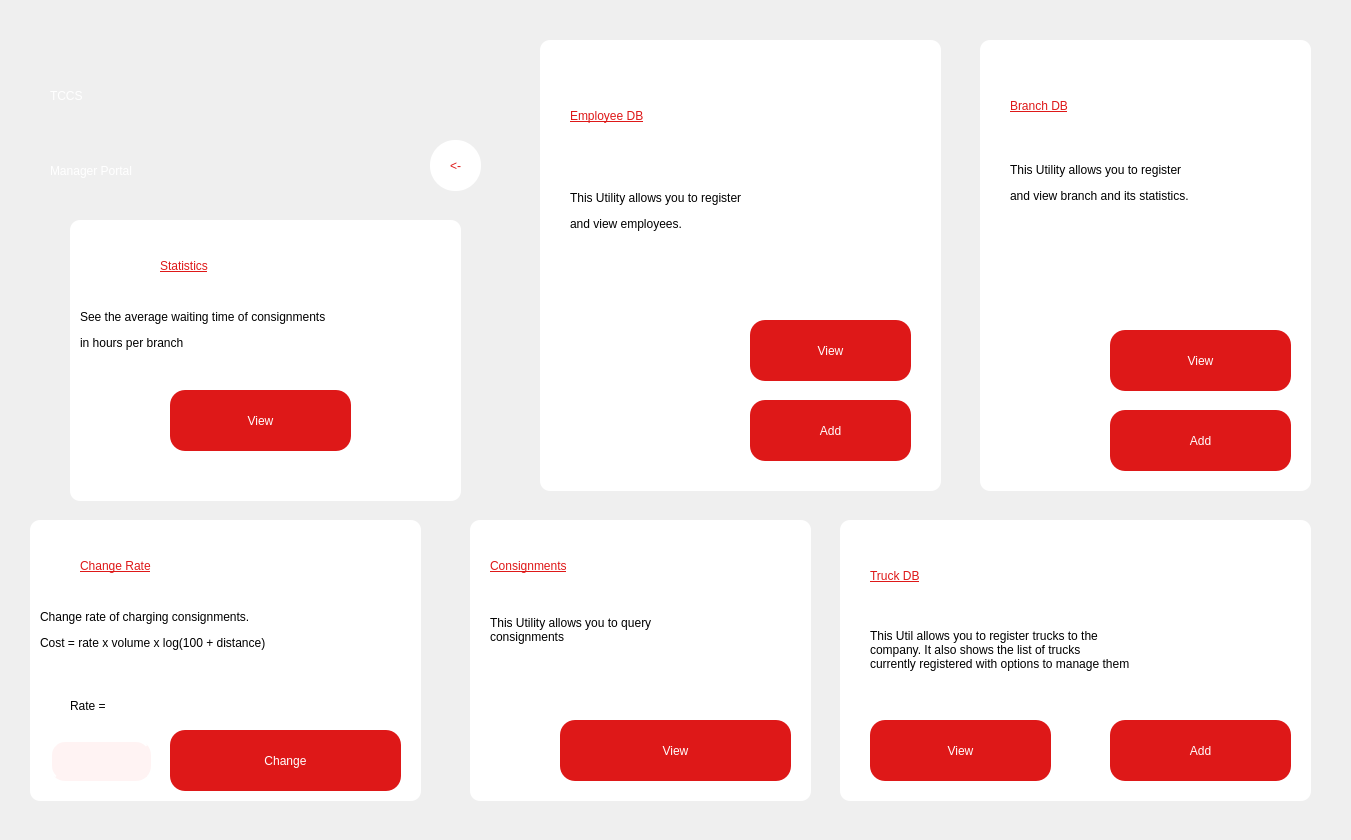
<?xml version="1.0" encoding="UTF-8"?>
<ui version="4.0">
 <class>Dialog</class>
 <widget class="QDialog" name="Dialog">
  <property name="geometry">
   <rect>
    <x>0</x>
    <y>0</y>
    <width>1351</width>
    <height>840</height>
   </rect>
  </property>
  <property name="windowTitle">
   <string>Dialog</string>
  </property>
  <widget class="QWidget" name="widget" native="true">
   <property name="geometry">
    <rect>
     <x>0</x>
     <y>0</y>
     <width>1351</width>
     <height>841</height>
    </rect>
   </property>
   <property name="styleSheet">
    <string notr="true"/>
   </property>
   <widget class="QLabel" name="label">
    <property name="geometry">
     <rect>
      <x>0</x>
      <y>0</y>
      <width>1351</width>
      <height>841</height>
     </rect>
    </property>
    <property name="text">
     <string/>
    </property>
    <property name="pixmap">
     <pixmap>truck2.jpg</pixmap>
    </property>
    <property name="scaledContents">
     <bool>true</bool>
    </property>
   </widget>
   <widget class="QWidget" name="employeeWidget" native="true">
    <property name="geometry">
     <rect>
      <x>540</x>
      <y>40</y>
      <width>401</width>
      <height>451</height>
     </rect>
    </property>
    <property name="styleSheet">
     <string notr="true">background-color: white;
border-radius: 10px</string>
    </property>
    <widget class="QPushButton" name="addEmployeeButton">
     <property name="geometry">
      <rect>
       <x>210</x>
       <y>360</y>
       <width>161</width>
       <height>61</height>
      </rect>
     </property>
     <property name="styleSheet">
      <string notr="true">QPushButton{
font: 75 20pt &quot;League Spartan&quot;;
color: white;
background-color: rgb(222, 24, 24);
border-radius: 15px
}
QPushButton:hover{
background-color: '#eeeeee';
color: rgb(222, 24, 24);
border: 2px;
border-color: rgb(222,24,24)
}</string>
     </property>
     <property name="text">
      <string>Add</string>
     </property>
    </widget>
    <widget class="QLabel" name="label_12">
     <property name="geometry">
      <rect>
       <x>30</x>
       <y>50</y>
       <width>321</width>
       <height>51</height>
      </rect>
     </property>
     <property name="styleSheet">
      <string notr="true">font: 75 24pt &quot;League Spartan&quot;;
color: rgb(222,24,24);
text-decoration: underline;</string>
     </property>
     <property name="text">
      <string>Employee DB</string>
     </property>
    </widget>
    <widget class="QLabel" name="label_13">
     <property name="geometry">
      <rect>
       <x>30</x>
       <y>100</y>
       <width>241</width>
       <height>171</height>
      </rect>
     </property>
     <property name="styleSheet">
      <string notr="true">font: 25 12pt &quot;Calibri&quot;;</string>
     </property>
     <property name="text">
      <string>&lt;html&gt;&lt;head/&gt;&lt;body&gt;&lt;p&gt;This Utility allows you to register &lt;/p&gt;&lt;p&gt;and view employees. &lt;br/&gt;&lt;br/&gt;&lt;/p&gt;&lt;/body&gt;&lt;/html&gt;</string>
     </property>
    </widget>
    <widget class="QPushButton" name="viewEmployeeButton">
     <property name="geometry">
      <rect>
       <x>210</x>
       <y>280</y>
       <width>161</width>
       <height>61</height>
      </rect>
     </property>
     <property name="styleSheet">
      <string notr="true">QPushButton{
font: 75 20pt &quot;League Spartan&quot;;
color: white;
background-color: rgb(222, 24, 24);
border-radius: 15px
}
QPushButton:hover{
background-color: '#eeeeee';
color: rgb(222, 24, 24);
border: 2px;
border-color: rgb(222,24,24)
}</string>
     </property>
     <property name="text">
      <string>View</string>
     </property>
    </widget>
   </widget>
   <widget class="QLabel" name="label_2">
    <property name="geometry">
     <rect>
      <x>50</x>
      <y>50</y>
      <width>221</width>
      <height>91</height>
     </rect>
    </property>
    <property name="styleSheet">
     <string notr="true">font: 75 48pt &quot;League Spartan&quot;;
color: white;</string>
    </property>
    <property name="text">
     <string>TCCS</string>
    </property>
   </widget>
   <widget class="QLabel" name="label_3">
    <property name="geometry">
     <rect>
      <x>50</x>
      <y>140</y>
      <width>371</width>
      <height>61</height>
     </rect>
    </property>
    <property name="styleSheet">
     <string notr="true">font: 75 28pt &quot;League Spartan&quot;;
color: white</string>
    </property>
    <property name="text">
     <string>Manager Portal</string>
    </property>
   </widget>
   <widget class="QWidget" name="consignmentsWidget" native="true">
    <property name="geometry">
     <rect>
      <x>470</x>
      <y>520</y>
      <width>341</width>
      <height>281</height>
     </rect>
    </property>
    <property name="styleSheet">
     <string notr="true">background-color: white;
border-radius: 10px</string>
    </property>
    <widget class="QPushButton" name="consignmentsButton">
     <property name="geometry">
      <rect>
       <x>90</x>
       <y>200</y>
       <width>231</width>
       <height>61</height>
      </rect>
     </property>
     <property name="styleSheet">
      <string notr="true">QPushButton{
font: 75 20pt &quot;League Spartan&quot;;
color: white;
background-color: rgb(222, 24, 24);
border-radius: 15px
}
QPushButton:hover{
background-color: '#eeeeee';
color: rgb(222, 24, 24);
border: 2px;
border-color: rgb(222,24,24)
}</string>
     </property>
     <property name="text">
      <string>View</string>
     </property>
    </widget>
    <widget class="QLabel" name="label_10">
     <property name="geometry">
      <rect>
       <x>20</x>
       <y>60</y>
       <width>291</width>
       <height>101</height>
      </rect>
     </property>
     <property name="styleSheet">
      <string notr="true">font: 25 12pt &quot;Calibri&quot;;</string>
     </property>
     <property name="text">
      <string>&lt;html&gt;&lt;head/&gt;&lt;body&gt;&lt;p&gt;This Utility allows you to query &lt;br/&gt; consignments&lt;/p&gt;&lt;/body&gt;&lt;/html&gt;</string>
     </property>
    </widget>
    <widget class="QLabel" name="label_11">
     <property name="geometry">
      <rect>
       <x>20</x>
       <y>20</y>
       <width>271</width>
       <height>51</height>
      </rect>
     </property>
     <property name="styleSheet">
      <string notr="true">font: 75 24pt &quot;League Spartan&quot;;
color: rgb(222,24,24);
text-decoration: underline;</string>
     </property>
     <property name="text">
      <string>Consignments</string>
     </property>
    </widget>
   </widget>
   <widget class="QWidget" name="addTruckWidget" native="true">
    <property name="geometry">
     <rect>
      <x>840</x>
      <y>520</y>
      <width>471</width>
      <height>281</height>
     </rect>
    </property>
    <property name="styleSheet">
     <string notr="true">background-color: white;
border-radius: 10px</string>
    </property>
    <widget class="QPushButton" name="addTruckButton">
     <property name="geometry">
      <rect>
       <x>270</x>
       <y>200</y>
       <width>181</width>
       <height>61</height>
      </rect>
     </property>
     <property name="styleSheet">
      <string notr="true">QPushButton{
font: 75 20pt &quot;League Spartan&quot;;
color: white;
background-color: rgb(222, 24, 24);
border-radius: 15px
}
QPushButton:hover{
background-color: '#eeeeee';
color: rgb(222, 24, 24);
border: 2px;
border-color: rgb(222,24,24)
}</string>
     </property>
     <property name="text">
      <string>Add</string>
     </property>
    </widget>
    <widget class="QLabel" name="label_6">
     <property name="geometry">
      <rect>
       <x>30</x>
       <y>30</y>
       <width>271</width>
       <height>51</height>
      </rect>
     </property>
     <property name="styleSheet">
      <string notr="true">font: 75 24pt &quot;League Spartan&quot;;
color: rgb(222,24,24);
text-decoration: underline;</string>
     </property>
     <property name="text">
      <string>Truck DB</string>
     </property>
    </widget>
    <widget class="QLabel" name="label_7">
     <property name="geometry">
      <rect>
       <x>30</x>
       <y>80</y>
       <width>421</width>
       <height>101</height>
      </rect>
     </property>
     <property name="styleSheet">
      <string notr="true">font: 25 12pt &quot;Calibri&quot;;</string>
     </property>
     <property name="text">
      <string>&lt;html&gt;&lt;head/&gt;&lt;body&gt;&lt;p&gt;This Util allows you to register trucks to the &lt;br/&gt;company. It also shows the list of trucks&lt;br/&gt;currently registered with options to manage them&lt;/p&gt;&lt;/body&gt;&lt;/html&gt;</string>
     </property>
    </widget>
    <widget class="QPushButton" name="viewTrucksButton">
     <property name="geometry">
      <rect>
       <x>30</x>
       <y>200</y>
       <width>181</width>
       <height>61</height>
      </rect>
     </property>
     <property name="styleSheet">
      <string notr="true">QPushButton{
font: 75 20pt &quot;League Spartan&quot;;
color: white;
background-color: rgb(222, 24, 24);
border-radius: 15px
}
QPushButton:hover{
background-color: '#eeeeee';
color: rgb(222, 24, 24);
border: 2px;
border-color: rgb(222,24,24)
}</string>
     </property>
     <property name="text">
      <string>View</string>
     </property>
    </widget>
   </widget>
   <widget class="QWidget" name="addBranchWidget" native="true">
    <property name="geometry">
     <rect>
      <x>980</x>
      <y>40</y>
      <width>331</width>
      <height>451</height>
     </rect>
    </property>
    <property name="styleSheet">
     <string notr="true">background-color: white;
border-radius: 10px</string>
    </property>
    <widget class="QPushButton" name="addBranchButton">
     <property name="geometry">
      <rect>
       <x>130</x>
       <y>370</y>
       <width>181</width>
       <height>61</height>
      </rect>
     </property>
     <property name="styleSheet">
      <string notr="true">QPushButton{
font: 75 20pt &quot;League Spartan&quot;;
color: white;
background-color: rgb(222, 24, 24);
border-radius: 15px
}
QPushButton:hover{
background-color: '#eeeeee';
color: rgb(222, 24, 24);
border: 2px;
border-color: rgb(222,24,24)
}</string>
     </property>
     <property name="text">
      <string>Add</string>
     </property>
    </widget>
    <widget class="QLabel" name="label_4">
     <property name="geometry">
      <rect>
       <x>30</x>
       <y>40</y>
       <width>271</width>
       <height>51</height>
      </rect>
     </property>
     <property name="styleSheet">
      <string notr="true">font: 75 24pt &quot;League Spartan&quot;;
color: rgb(222,24,24);
text-decoration: underline;</string>
     </property>
     <property name="text">
      <string>Branch DB</string>
     </property>
    </widget>
    <widget class="QLabel" name="label_5">
     <property name="geometry">
      <rect>
       <x>30</x>
       <y>100</y>
       <width>271</width>
       <height>101</height>
      </rect>
     </property>
     <property name="styleSheet">
      <string notr="true">font: 25 12pt &quot;Calibri&quot;;</string>
     </property>
     <property name="text">
      <string>&lt;html&gt;&lt;head/&gt;&lt;body&gt;&lt;p&gt;This Utility allows you to register &lt;/p&gt;&lt;p&gt;and view branch and its statistics. &lt;br/&gt;&lt;/p&gt;&lt;/body&gt;&lt;/html&gt;</string>
     </property>
    </widget>
    <widget class="QPushButton" name="viewBranchesButton">
     <property name="geometry">
      <rect>
       <x>130</x>
       <y>290</y>
       <width>181</width>
       <height>61</height>
      </rect>
     </property>
     <property name="styleSheet">
      <string notr="true">QPushButton{
font: 75 20pt &quot;League Spartan&quot;;
color: white;
background-color: rgb(222, 24, 24);
border-radius: 15px
}
QPushButton:hover{
background-color: '#eeeeee';
color: rgb(222, 24, 24);
border: 2px;
border-color: rgb(222,24,24)
}</string>
     </property>
     <property name="text">
      <string>View</string>
     </property>
    </widget>
   </widget>
   <widget class="QPushButton" name="backButton">
    <property name="geometry">
     <rect>
      <x>430</x>
      <y>140</y>
      <width>51</width>
      <height>51</height>
     </rect>
    </property>
    <property name="styleSheet">
     <string notr="true">QPushButton{
font: 75 20pt &quot;Calibri&quot;;
color: rgb(222, 24, 24);
background-color: white;
border-radius: 25px
}
QPushButton:hover{
background-color: &quot;#222222&quot;

}</string>
    </property>
    <property name="text">
     <string>&lt;-</string>
    </property>
   </widget>
   <widget class="QWidget" name="consignmentsWidget_2" native="true">
    <property name="geometry">
     <rect>
      <x>30</x>
      <y>520</y>
      <width>391</width>
      <height>281</height>
     </rect>
    </property>
    <property name="styleSheet">
     <string notr="true">background-color: white;
border-radius: 10px</string>
    </property>
    <widget class="QPushButton" name="changeRateButton">
     <property name="geometry">
      <rect>
       <x>140</x>
       <y>210</y>
       <width>231</width>
       <height>61</height>
      </rect>
     </property>
     <property name="styleSheet">
      <string notr="true">QPushButton{
font: 75 20pt &quot;League Spartan&quot;;
color: white;
background-color: rgb(222, 24, 24);
border-radius: 15px
}
QPushButton:hover{
background-color: '#eeeeee';
color: rgb(222, 24, 24);
border: 2px;
border-color: rgb(222,24,24)
}</string>
     </property>
     <property name="text">
      <string>Change</string>
     </property>
    </widget>
    <widget class="QLabel" name="label_14">
     <property name="geometry">
      <rect>
       <x>10</x>
       <y>80</y>
       <width>301</width>
       <height>61</height>
      </rect>
     </property>
     <property name="styleSheet">
      <string notr="true">font: 25 12pt &quot;Calibri&quot;;</string>
     </property>
     <property name="text">
      <string>&lt;html&gt;&lt;head/&gt;&lt;body&gt;&lt;p&gt;Change rate of charging consignments.&lt;/p&gt;&lt;p&gt;Cost = rate x volume x log(100 + distance)&lt;/p&gt;&lt;/body&gt;&lt;/html&gt;</string>
     </property>
    </widget>
    <widget class="QLabel" name="label_15">
     <property name="geometry">
      <rect>
       <x>50</x>
       <y>20</y>
       <width>271</width>
       <height>51</height>
      </rect>
     </property>
     <property name="styleSheet">
      <string notr="true">font: 75 24pt &quot;League Spartan&quot;;
color: rgb(222,24,24);
text-decoration: underline;</string>
     </property>
     <property name="text">
      <string>Change Rate</string>
     </property>
    </widget>
    <widget class="QLineEdit" name="rateLineEdit">
     <property name="geometry">
      <rect>
       <x>20</x>
       <y>220</y>
       <width>101</width>
       <height>41</height>
      </rect>
     </property>
     <property name="font">
      <font>
       <family>Calibri</family>
       <pointsize>12</pointsize>
       <weight>3</weight>
       <italic>false</italic>
       <bold>false</bold>
      </font>
     </property>
     <property name="styleSheet">
      <string notr="true">background-color: #fff3f3;
border-style: outset;
border-width: 2px;
border-radius: 15px;
border-color: #fff3f3;
padding-left: 10px;
font: 25 12pt &quot;Calibri&quot;;
color: #808080</string>
     </property>
    </widget>
    <widget class="QLabel" name="rateLabel">
     <property name="geometry">
      <rect>
       <x>40</x>
       <y>170</y>
       <width>161</width>
       <height>31</height>
      </rect>
     </property>
     <property name="text">
      <string>Rate = </string>
     </property>
    </widget>
   </widget>
   <widget class="QWidget" name="consignmentsWidget_3" native="true">
    <property name="geometry">
     <rect>
      <x>70</x>
      <y>220</y>
      <width>391</width>
      <height>281</height>
     </rect>
    </property>
    <property name="styleSheet">
     <string notr="true">background-color: white;
border-radius: 10px</string>
    </property>
    <widget class="QPushButton" name="viewStatButton">
     <property name="geometry">
      <rect>
       <x>100</x>
       <y>170</y>
       <width>181</width>
       <height>61</height>
      </rect>
     </property>
     <property name="styleSheet">
      <string notr="true">QPushButton{
font: 75 20pt &quot;League Spartan&quot;;
color: white;
background-color: rgb(222, 24, 24);
border-radius: 15px
}
QPushButton:hover{
background-color: '#eeeeee';
color: rgb(222, 24, 24);
border: 2px;
border-color: rgb(222,24,24)
}</string>
     </property>
     <property name="text">
      <string>View</string>
     </property>
    </widget>
    <widget class="QLabel" name="label_16">
     <property name="geometry">
      <rect>
       <x>10</x>
       <y>80</y>
       <width>351</width>
       <height>61</height>
      </rect>
     </property>
     <property name="styleSheet">
      <string notr="true">font: 25 12pt &quot;Calibri&quot;;</string>
     </property>
     <property name="text">
      <string>&lt;html&gt;&lt;head/&gt;&lt;body&gt;&lt;p&gt;See the average waiting time of consignments&lt;/p&gt;&lt;p&gt; in hours per branch&lt;/p&gt;&lt;/body&gt;&lt;/html&gt;</string>
     </property>
    </widget>
    <widget class="QLabel" name="label_17">
     <property name="geometry">
      <rect>
       <x>90</x>
       <y>20</y>
       <width>271</width>
       <height>51</height>
      </rect>
     </property>
     <property name="styleSheet">
      <string notr="true">font: 75 24pt &quot;League Spartan&quot;;
color: rgb(222,24,24);
text-decoration: underline;</string>
     </property>
     <property name="text">
      <string>Statistics</string>
     </property>
    </widget>
   </widget>
   <zorder>label</zorder>
   <zorder>label_2</zorder>
   <zorder>label_3</zorder>
   <zorder>consignmentsWidget</zorder>
   <zorder>addTruckWidget</zorder>
   <zorder>employeeWidget</zorder>
   <zorder>addBranchWidget</zorder>
   <zorder>backButton</zorder>
   <zorder>consignmentsWidget_2</zorder>
   <zorder>consignmentsWidget_3</zorder>
  </widget>
 </widget>
 <resources/>
 <connections/>
</ui>
